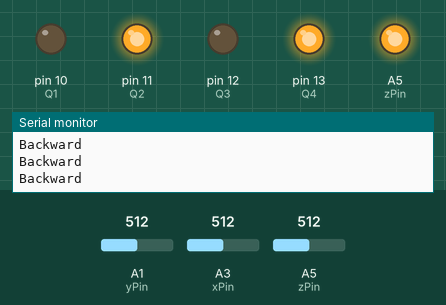
Simulated run of this sketch. Board: Arduino Uno, built with avr-gcc and run on an emulated ATmega328P. Parts: output pins drawn as LEDs (lit = HIGH), the last lines printed to the serial monitor. The inputs (shaded band) are chosen by the test bench; at power-on: A3 (xPin) = 512, A1 (yPin) = 512, A5 (zPin) = 512.

Above: at 1.2 s.
1.3 s: A3 (xPin) set to 408
4.3 s: A3 (xPin) set to 394
At 5.1 s:
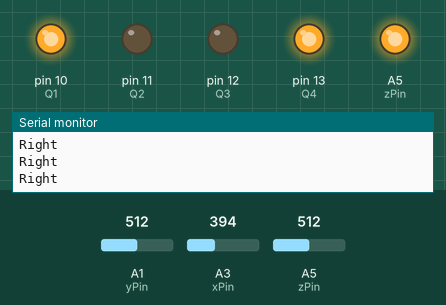
5.8 s: A1 (yPin) set to 407
8.8 s: A1 (yPin) set to 387
At 9.8 s:
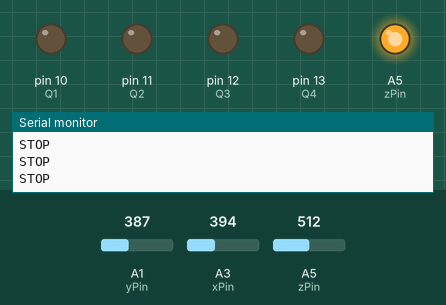
10.3 s: A1 (yPin) set to 351
13.3 s: A1 (yPin) set to 330
At 14.5 s:
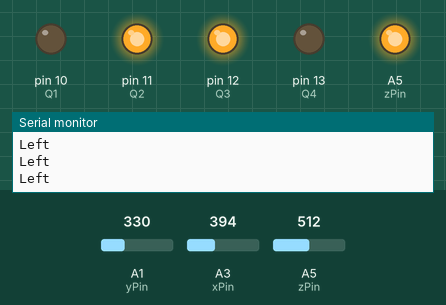
Timing chart, 0 to 15.8 s (numbered marks = the images above; inputs shaded):
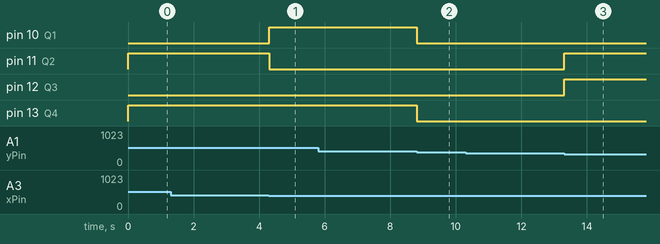

The sketch:

gesture_control_car.ino
```cpp
#include "Arduino.h"
#define xPin A3
#define yPin A1
#define zPin A5
int GNDPin=A4; //Set Analog pin 4 as GND
int VccPin=A5; //Set Analog pin 5 as VCC

//int xPin=A3; //X axis input
//int yPin=A1; //Y axis input
//int zPin=A5; //Z axis input(not used)

int Q1=10,Q2=11,Q3=12,Q4=13; //Output pins to be connected to 10, 11, 12, 13 of Decoder IC

long x; //Variable for storing X coordinates
long y; //Variable for storing Y coordinates
long z; //Variable for storing Z coordinates

void setup()
{
  Serial.begin(9600);
  pinMode(Q1,OUTPUT); //here Q1,Q2 is two side of motor1 and Q3,Q4 is two side of motor2
  pinMode(Q2,OUTPUT);
  pinMode(Q3,OUTPUT);
  pinMode(Q4,OUTPUT);
  pinMode(GNDPin, OUTPUT);
  pinMode(VccPin, OUTPUT);
  digitalWrite(GNDPin, LOW); //Set A4 pin LOW
  digitalWrite(VccPin, HIGH); //Set A5 pin HIGH
}
void loop()
{

  x = analogRead(xPin); //Reads X coordinates
  y = analogRead(yPin); //Reads Y coordinates
  z = analogRead(zPin); //Reads Z coordinates (Not Used)

    if(x<340)      // Change the value for adjusting sensitivity
      forward();
    else if(x>400) // Change the value for adjusting sensitivity
      backward();
    else if(y>400) // Change the value for adjusting sensitivity
      right();
    else if(y<340) // Change the value for adjusting sensitivity
      left();
    else
      stop_();
}

void stop_() // for stoping the boat we need to stop all motors.
{
  Serial.println("");
  Serial.println("STOP");
  digitalWrite(Q1,LOW);
  digitalWrite(Q2,LOW);
  digitalWrite(Q3,LOW);
  digitalWrite(Q4,LOW);
}

void forward() // for move forward we need to on one side of the motor1 and same side of motor-2
{
  Serial.println("");
  Serial.println("Forward");
  digitalWrite(Q1,HIGH);
  digitalWrite(Q2,LOW);
  digitalWrite(Q3,HIGH);
  digitalWrite(Q4,LOW);
}

void backward()  // to move the boat in backwards we need to on one side of the motor1 and same side of motor-2 which are opposite of forwarding part.
{
  Serial.println("");
  Serial.println("Backward");
  digitalWrite(Q1,LOW);
  digitalWrite(Q2,HIGH);
  digitalWrite(Q3,LOW);
  digitalWrite(Q4,HIGH);
}

void left() // to move left we need to move motor-1 anticlockwise and motor-2 clockwise.
{
  Serial.println("");
  Serial.println("Left");
  digitalWrite(Q1,LOW);
  digitalWrite(Q2,HIGH);
  digitalWrite(Q3,HIGH);
  digitalWrite(Q4,LOW);
}

void right()  // to move the boat in right we need to move motor-1 in clockwise and motor-2 in the anticlockwise direction.
{
  Serial.println("");
  Serial.println("Right");
  digitalWrite(Q1,HIGH);
  digitalWrite(Q2,LOW);
  digitalWrite(Q3,LOW);
  digitalWrite(Q4,HIGH);
}
```

Measured:
- the behaviour switches between 401 and 400 on A3 (xPin) (found by bisection; images 0 and 1)
- the behaviour switches between 401 and 400 on A1 (yPin) (found by bisection; images 1 and 2)
- the behaviour switches between 340 and 339 on A1 (yPin) (found by bisection; images 2 and 3)
- after the input at 4.3 s, pin 10 (Q1): LOW → HIGH at once; pin 11 (Q2): HIGH → LOW at once
- after the input at 8.8 s, pin 10 (Q1), pin 13 (Q4): HIGH → LOW at once
- after the input at 13.3 s, pin 11 (Q2), pin 12 (Q3): LOW → HIGH at once
